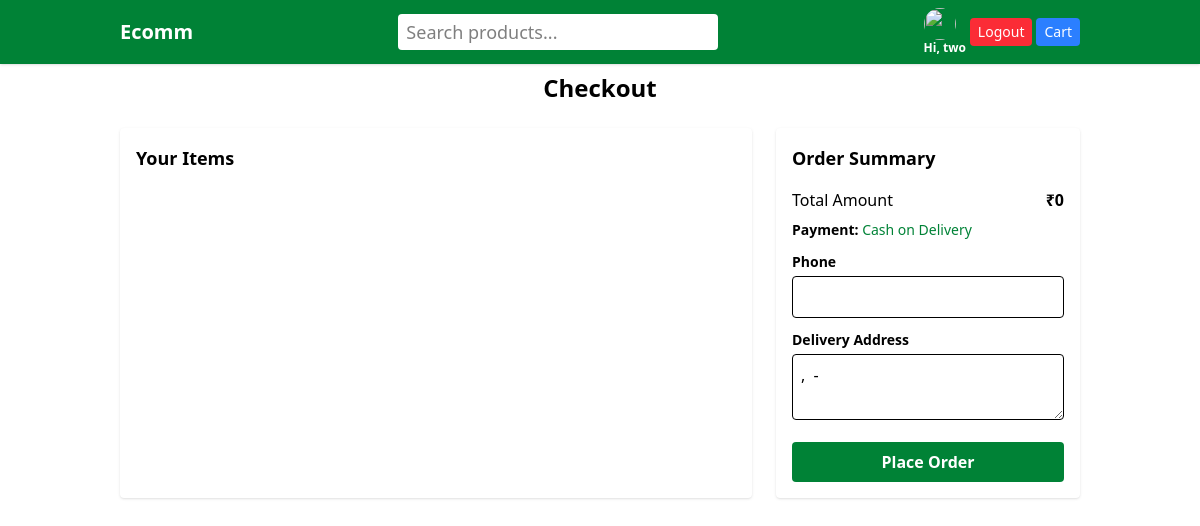
The app's page /cart/checkout/ (signed in), older data.
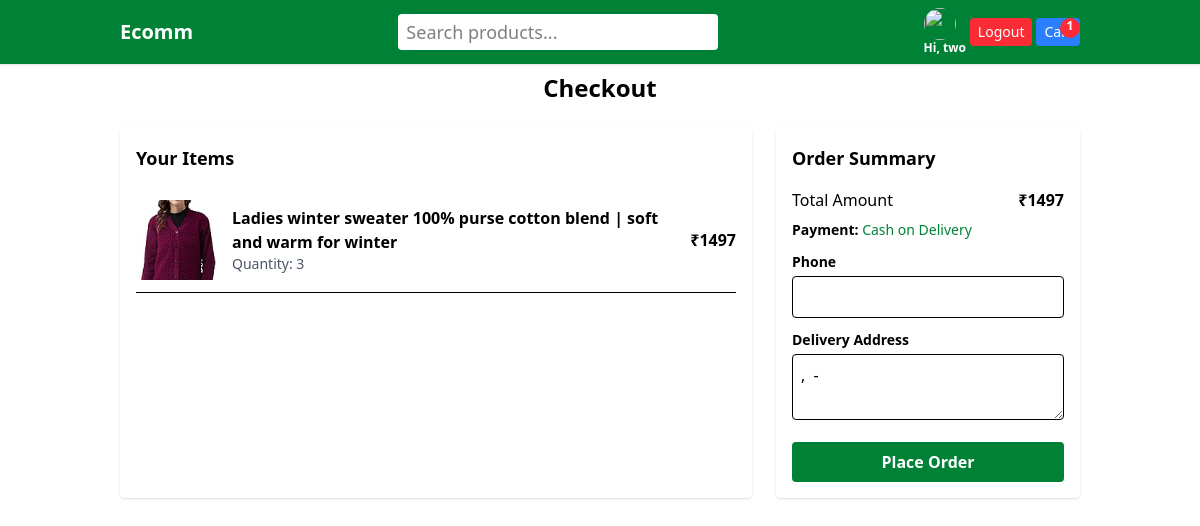
The same page, newer data.
### cart/models.py (models this page shows, shortened)
class CartItem(models.Model):
    user = models.ForeignKey(User, on_delete=models.CASCADE)
    product = models.ForeignKey(Product, on_delete=models.CASCADE)
    quantity = models.IntegerField(default=1)
    def total_price(self):
        return self.product.price * self.quantity

### products/models.py (models this page shows, shortened)
class Product(models.Model):
    name = models.CharField(max_length=200)
    description = models.TextField()
    price = models.IntegerField()
    quantity = models.IntegerField()
    category = models.ForeignKey(Category, on_delete=models.CASCADE)
    main_image = models.ImageField(upload_to='products/main/')

### cart/views.py (the view)
# urls.py: path('checkout/', views.checkout, name='checkout')
@login_required
def checkout(request):
    items = CartItem.objects.filter(user=request.user)
    total = sum(item.total_price() for item in items)
    return render(request, 'checkout.html', {
        'items': items,
        'total': total
    })

### cart/context_processors.py (called while the page is built)
def cart_item_count(request):
    if request.user.is_authenticated:
        count = CartItem.objects.filter(user=request.user).count()
    else:
        count = 0
    return {'cart_count': count}

### orders/templates/checkout.html (shortened to what this page needs)
{% extends "base.html" %}
{% block content %}
<h2 class="text-2xl font-bold mb-6 text-center">Checkout</h2>
<div class="grid grid-cols-1 lg:grid-cols-3 gap-6">
  <div class="lg:col-span-2 bg-white shadow rounded p-4">
    <h3 class="text-lg font-semibold mb-4">Your Items</h3>
    {% for item in items %}
    <div class="flex items-center gap-4 border-b py-3">
      <img src="{{ item.product.main_image.url }}"
           alt="{{ item.product.name }}" class="w-16 h-16 sm:w-20 sm:h-20 object-cover rounded">
      <div class="flex-1">
        <p class="font-semibold text-sm sm:text-base">{{ item.product.name }}</p>
        <p class="text-xs sm:text-sm text-gray-600">Quantity: {{ item.quantity }}</p>
      </div>
      <div class="font-semibold text-sm sm:text-base">₹{{ item.total_price }}</div>
    </div>
    {% endfor %}
  </div>
  <div class="bg-white shadow rounded p-4 h-fit">
    <h3 class="text-lg font-semibold mb-4">Order Summary</h3>
    <p class="flex justify-between mb-2">
      <span>Total Amount</span>
      <span class="font-bold">₹{{ total }}</span>
    </p>
    <p class="mb-3 text-sm">
      <span class="font-semibold">Payment:</span>
      <span class="text-green-700">Cash on Delivery</span>
    </p>
    <form method="post" action="{% url 'orders:checkout' %}">
      <label class="block text-sm font-semibold mb-1">Phone</label>
      <input type="text" name="phone" required
             class="w-full border rounded p-2 mb-3 outline-none focus:ring-2 focus:ring-green-500">
      <label class="block text-sm font-semibold mb-1">Delivery Address</label>
      <textarea name="address" required
                class="w-full border rounded p-2 mb-4">{{ profile.address }}, {{ profile.city }} - {{ profile.pincode }}</textarea>
      <button type="submit"
              class="w-full bg-green-700 hover:bg-green-800 text-white py-2 rounded font-semibold">
        Place Order
      </button>
    </form>
  </div>
</div>
{% endblock %}

### templates/base.html (shortened to what this page needs)
{% load static %}
<!DOCTYPE html>
<html lang="en">
<head>
    <script src="https://cdn.jsdelivr.net/npm/@tailwindcss/browser@4"></script>
</head>
    <header class="bg-green-700 shadow flex justify-between items-center p-2 md:px-15 lg:px-30">
        <a href="/" class="font-semibold text-white text-lg md:text-xl">Ecomm</a>
        <form
        method="GET"
        action="{% url 'product_search' %}"
        class="w-24 sm:w-40 md:w-56 lg:w-80"
        >
        <input
        type="text"
        name="q"
        placeholder="Search products..."
        class="w-full px-2 py-1 text-xs sm:text-sm md:text-lg bg-white text-black rounded outline-none"
        >
        </form>
        <nav class="flex gap-1 items-center">
            {% if user.is_authenticated %}
            <div class="text-white font-semibold text-xs flex flex-col"><img src="https://th.bing.com/th/id/OIP.w2McZSq-EYWxh02iSvC3xwHaHa?w=198&h=198&c=7&r=0&o=7&cb=ucfimg2&dpr=1.3&pid=1.7&rm=3&ucfimg=1" class="h-8 w-8 rounded-full"> Hi, {{user.first_name}}</div>
            <a href="{% url 'logout'%}" class="bg-red-500 hover:bg-red-600 hover:cursor-pointer text-white px-2 py-1 rounded text-[12px] md:text-sm">Logout</a>
            {% else %}
            <a href="{% url 'login' %}" class="bg-green-400 text-white px-2 py-1 rounded hover:cursor-pointer hover:bg-green-500 text-[12px] md:text-sm">Login</a>
            <a href="{% url 'signup' %}" class="bg-red-500 text-white px-2 py-1 rounded hover:cursor-pointer hover:bg-red-600 text-[12px] md:text-sm">Signup</a>
            {% endif %}
            <a href="{% url 'cart:cart' %}" class="bg-blue-500 text-white px-2 py-1 rounded hover:cursor-pointer hover:bg-blue-600 text-[12px] flex flex-col md:text-sm relative">
                Cart
                {% if cart_count > 0 %}
                 <span class="absolute top-0 right-0 inline-block w-5 h-5 text-xs font-semibold text-white bg-red-500 rounded-full text-center">
                    {{cart_count}}
                 </span>
                {% endif %}
            </a>
        </nav>
    </header>
    <div class="p-2 md:px-15 lg:px-30">
        {% block content %}{% endblock %}
    </div>
</body>
</html>

Row changes from the older to the newer data that the page shows:
added CartItem: product.main_image (picture), product.name "Ladies winter sweater 100% purse cotton blend | soft and warm for winter", quantity "3", total_price "1497"
Text that changed along with them:
{{ cart_count }}: (not shown) → "1"
{{ total }}: "0" → "1497"
